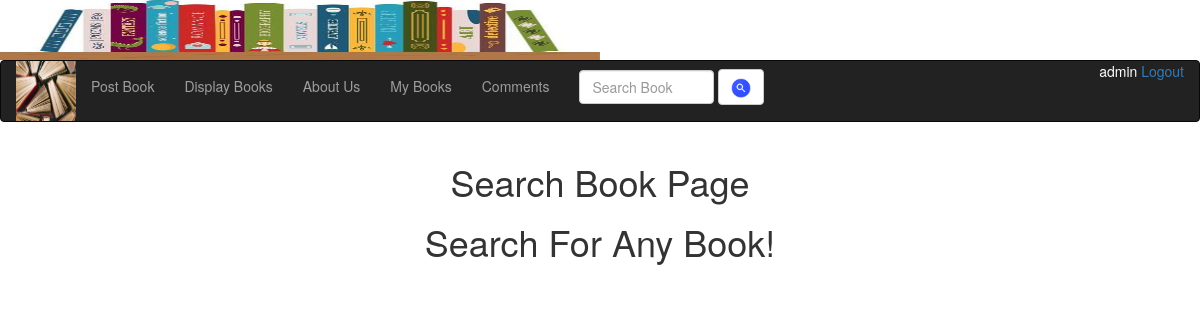
The app's page /searchbook (signed in) with its own data.
### bookMng/models.py (models this page shows, shortened)
class MainMenu(models.Model):
    item = models.CharField(max_length=200, unique=True)
    link = models.CharField(max_length=200, unique=True)

### bookMng/views.py (the view)
# urls.py: path('searchbook', views.searchbook, name='searchbook'),
@login_required(login_url=reverse_lazy('login'))
def searchbook(request):
    if request.method == "POST":
        searched = request.POST['searched']
        books = Book.objects.filter(name__contains=searched)
        for book in books:
            book.pic_path = book.picture.url[14:]
        return render(request,
                     'bookMng/searchbook.html',
                      {
                          'item_list': MainMenu.objects.all(),
                          'searched': searched,
                          'book': books})
    else:
        return render(request,
                      'bookMng/searchbook.html',
                      {
                          'item_list': MainMenu.objects.all()}
                          )

### bookEx/templates/bookMng/searchbook.html (shortened to what this page needs)
{% extends "base.html" %}
{% load static %}
{% block sidenav %}
  {% for item in item_list %}
    {% if item.item != "Search Book" %}
    <li>
      <a href="{{item.link}}">{{item.item}}</a>
    </li>
    {% endif%}
  {% endfor %}
    <li>
        <form class="navbar-form navbar-left" action="{% url 'searchbook' %}" method="post" novalidate>
            <div class="form-group">
            <input  class="form-control" type="text" size="12" placeholder="Search Book" name="searched">
            </div>
            <button type="submit" class="btn btn-default">
                <img src="{% static 'search.jpg' %}" height="20" width="20" align="center">
            </button>
        </form>
    </li>
{% endblock sidenav %}
{% block content %}
    <h1 align="center">Search Book Page</h1>
    {% if book and searched %}
        <h1 align="center"> You Searched For " {{ searched }} " </h1>
        <table align="center" border="2" width="400">
            <th>
                Book Name
            </th>
            <th>
                Book Price
            </th>
            <th>
                Book Image
            </th>
            {% for book in book %}
                <tr>
                    <td>
                        <a href="book_detail/{{ book.id }}">
                            {{ book.name}}
                        </a>
                    </td>
                    <td>
                        {{ book.price}}
                    </td>
                    <td align="center">
                        <img src="{% static book.pic_path %}" height="60" width="60" alt=""/>
                     </td>
            </tr>
            {% endfor%}
        </table>
    {% elif not searched %}
        <h1 align="center"> Search For Any Book!</h1>
    {% else %}
        <h1 align="center"> You Searched For " {{ searched }} " </h1>
        <h2 align="center"> Book Not Found! </h2>
    {% endif %}
{% endblock content %}

### bookEx/templates/base.html (shortened to what this page needs)
{% load static %}
<!DOCTYPE html>
<html lang="en">
<head>
    <link rel="stylesheet" href="https://maxcdn.bootstrapcdn.com/bootstrap/3.4.1/css/bootstrap.min.css">
</head>
<body>
    <img src="{% static 'banner.jpg'%}" height="60" width="600" alt=""/>
    <nav class="navbar navbar-inverse" style="margin-top: 0px;">
        <div class="container-fluid">
            <div class="navbar-header">
                <img src="{% static 'logo.jpg'%}" height="60" width="60" alt=""/>
             </div>
            <span style="float: right">
            {% if user.is_authenticated %}
                <span style="color:white">{{ user.username }}</span>
                <a href="{% url 'logout' %}?next=/">Logout</a>
            {% else %}
                <span style="color:white">Not Logged in</span>
                <a href="{% url 'login' %}?next=/"> Login </a>
            {% endif %}
            </span>
            <ul class="nav navbar-nav">
                {% block sidenav %}{% endblock sidenav %}
            </ul>
        </div>
    </nav>
    <div class="container">
        <section id="main">
            {% block content %}{% endblock content %}
        </section>
    </div>
</body>
</html>

### records on screen
MainMenu: item "Post Book"
MainMenu: item "Display Books"
MainMenu: item "About Us"
MainMenu: item "My Books"
MainMenu: item "Comments"

### other values on screen
{{ user.username }} "admin"
